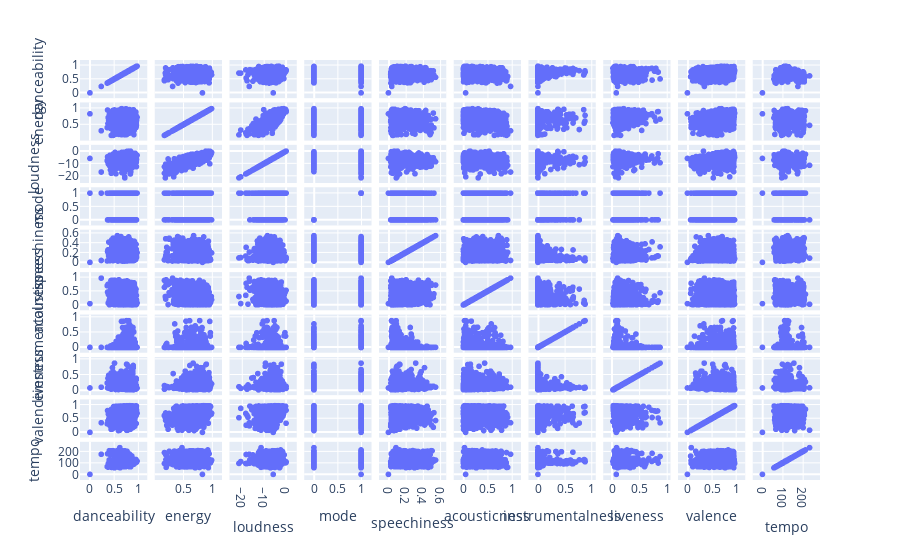

The cell this chart's notebook holds for it:
### Code cell
fig = px.scatter_matrix(df,
    dimensions=features, hover_name='track_name', height=2000)
fig.show()

### Figure 1 — Plotly figure (JSON) as saved in the notebook; plotly's stock layout.template omitted (floating-point values rounded to 4 significant figures; data arrays with more than 128 entries replaced by an {"elided": "..."} marker saying what was removed)
{"data": [{"dimensions": [{"axis": {"matches": true}, "label": "danceability", "values": {"elided": "1874 float values"}}, {"axis": {"matches": true}, "label": "energy", "values": {"elided": "1874 float values"}}, {"axis": {"matches": true}, "label": "loudness", "values": {"elided": "1874 float values"}}, {"axis": {"matches": true}, "label": "mode", "values": {"elided": "1874 int values"}}, {"axis": {"matches": true}, "label": "speechiness", "values": {"elided": "1874 float values"}}, {"axis": {"matches": true}, "label": "acousticness", "values": {"elided": "1874 float values"}}, {"axis": {"matches": true}, "label": "instrumentalness", "values": {"elided": "1874 float values"}}, {"axis": {"matches": true}, "label": "liveness", "values": {"elided": "1874 float values"}}, {"axis": {"matches": true}, "label": "valence", "values": {"elided": "1874 float values"}}, {"axis": {"matches": true}, "label": "tempo", "values": {"elided": "1874 float values"}}], "hovertemplate": "<b>%{hovertext}</b><br><br>%{xaxis.title.text}=%{x}<br>%{yaxis.title.text}=%{y}<extra></extra>", "hovertext": {"elided": "1874 str values"}, "legendgroup": "", "marker": {"color": "#636efa", "symbol": "circle"}, "name": "", "showlegend": false, "type": "splom"}], "layout": {"autosize": true, "dragmode": "select", "legend": {"tracegroupgap": 0}, "margin": {"t": 60}, "xaxis": {"autorange": true, "range": [-0.09423, 1.072], "type": "linear"}, "xaxis10": {"autorange": true, "range": [-22.54, 256.5], "type": "linear"}, "xaxis2": {"autorange": true, "range": [0.0949, 1.074], "type": "linear"}, "xaxis3": {"autorange": true, "range": [-23.35, 2.398], "type": "linear"}, "xaxis4": {"autorange": true, "range": [-0.09635, 1.096], "type": "linear"}, "xaxis5": {"autorange": true, "range": [-0.05299, 0.603], "type": "linear"}, "xaxis6": {"autorange": true, "range": [-0.09372, 1.07], "type": "linear"}, "xaxis7": {"autorange": true, "range": [-0.08556, 0.9736], "type": "linear"}, "xaxis8": {"autorange": true, "range": [-0.06079, 0.9616], "type": "linear"}, "xaxis9": {"autorange": true, "range": [-0.09452, 1.076], "type": "linear"}, "yaxis": {"autorange": true, "range": [-0.09423, 1.072], "type": "linear"}, "yaxis10": {"autorange": true, "range": [-22.54, 256.5], "type": "linear"}, "yaxis2": {"autorange": true, "range": [0.0949, 1.074], "type": "linear"}, "yaxis3": {"autorange": true, "range": [-23.35, 2.398], "type": "linear"}, "yaxis4": {"autorange": true, "range": [-0.09635, 1.096], "type": "linear"}, "yaxis5": {"autorange": true, "range": [-0.05299, 0.603], "type": "linear"}, "yaxis6": {"autorange": true, "range": [-0.09372, 1.07], "type": "linear"}, "yaxis7": {"autorange": true, "range": [-0.08556, 0.9736], "type": "linear"}, "yaxis8": {"autorange": true, "range": [-0.06079, 0.9616], "type": "linear"}, "yaxis9": {"autorange": true, "range": [-0.09452, 1.076], "type": "linear"}}}
